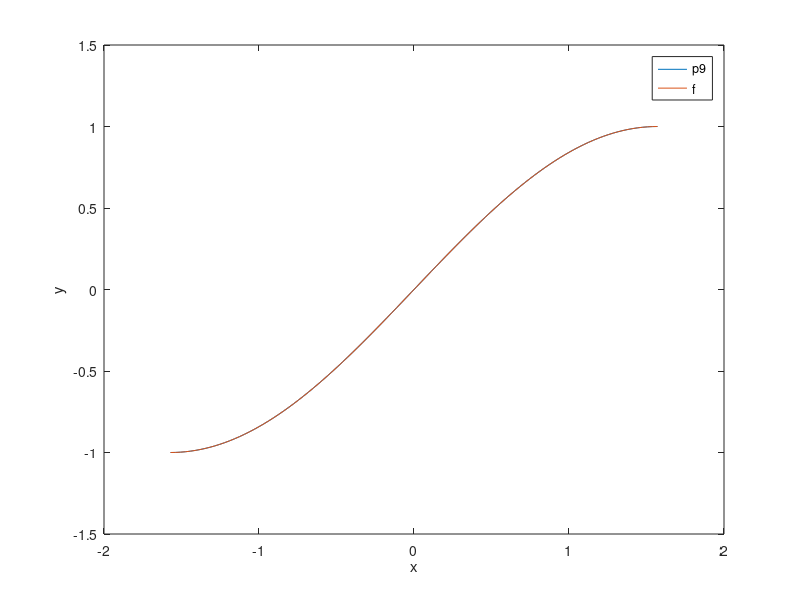

MATLAB code to generate this figure:
% Calculando polinomios de taylor para f(x) = 1/1+x
x=linspace(-pi/2,pi/2,100)
p9 = x-x.^3/gamma(4)+ x.^5/gamma(6) - x.^7/gamma(8) + x.^9/gamma(10);
f = sin(x);
plot(x,p9,x,f);
xlabel('x');
ylabel('y');
legend('p9','f');
error=max(abs(f-p9))
